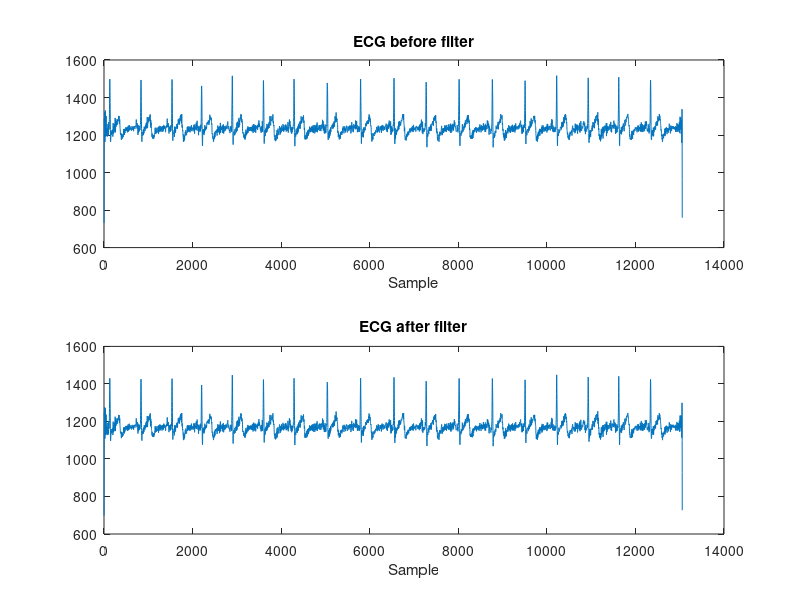
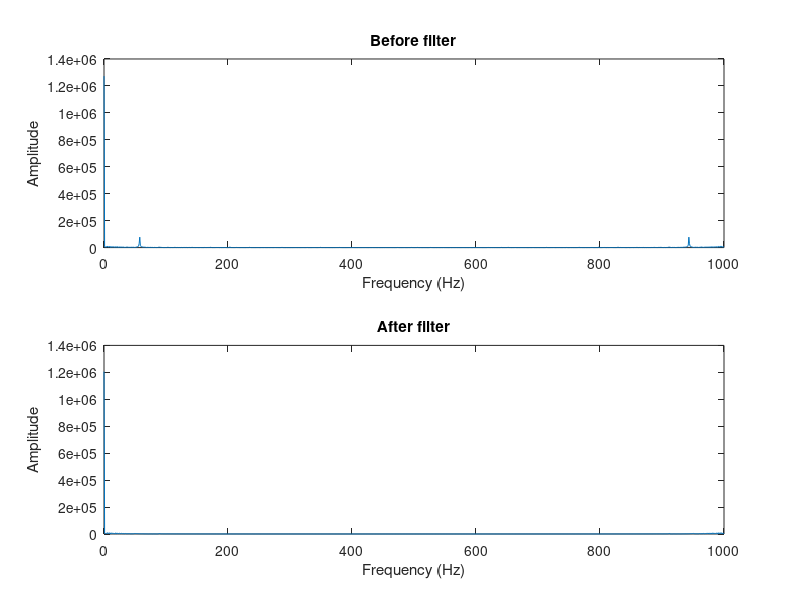

Recreate these plots in MATLAB, in order. (Note: this script raises an error after producing the figures.)
% ecg =VarName1;
ecg=load('ecg _mr Tai.txt');
fs=1000;
Lfft=1024;
N1=100;
h1_ecg=fir1(N1,95*2/fs,'low'); % fir 100Hz
N2=500;
h2_ecg=fir1(N2,[52*2/fs 62*2/fs],'stop');% fir 50Hz
N3=100;
h3_ecg=fir1(N3,0.5*2/fs,'high');

L_ecg=length(ecg);
y1_ecg=conv(h1_ecg,ecg);
L1_ecg=length(y1_ecg);
y1_ecg=y1_ecg((N1+1)/2:L1_ecg-(N1+1)/2); %remove delay
y2_ecg=conv(h2_ecg,y1_ecg);
L2_ecg=length(y2_ecg);
y2_ecg=y2_ecg((N2+1)/2:L2_ecg-(N2+1)/2); %remove delay
y3_ecg=conv(y2_ecg,h3_ecg,'same');

figure;
subplot(211);plot(y2_ecg);
xlabel('Sample');
title('ECG before filter');
% subplot(212);plot(y2_ecg); 
subplot(212);plot(y3_ecg); 
xlabel('Sample');
title('ECG after filter');

figure;
subplot(211);plot(linspace(0,fs,Lfft),abs(fft(ecg,Lfft)));
xlabel('Frequency (Hz)');
ylabel('Amplitude');
title('Before filter');
subplot(212);plot(linspace(0,fs,Lfft),abs(fft(y3_ecg,Lfft)));
xlabel('Frequency (Hz)');
ylabel('Amplitude');
title('After filter');

%===================R_detection on ECG===================%
ecg_signal=y3_ecg;
slp=slope(ecg_signal,12);% xet do doc cua tin hieu tham so dau vao: tin hieu va buoc nhay cua doc

high=high_detection(slp,200); % xac dinh diem dinh cua moi doc

min_high=10000;
for i=1:length(high)-3;
    high_point=slp(high(i));
    for j=i:i+3
        if slp(high(j))>high_point
            high_point=slp(high(j));
        end
    end
    if(high_point<min_high)
        min_high=high_point;
    end

end

threshold1=2*min_high;
noise_peak=high(slp(high)>threshold1);
high(slp(high)>threshold1)=[];

threshold2=0.76*(max(slp(high))+min(slp(high)))/2;
high(slp(high)<threshold2)=[];

peak=zeros(length(high),1);
n=75;
for i=1:length(high)
    max_point=ecg_signal(high(i));
    max_index=0;
    for j=-n:n
        if ecg_signal(high(i)+j)> max_point
            max_point=ecg_signal(high(i)+j);
            max_index=high(i)+j;
        end
    end
    peak(i)= max_index;
end
peak(peak==0)=[];

slp1=zeros(length(ecg_signal),1);
n1=30;
for i=1+n1:length(ecg_signal)
    if ecg_signal(i)> ecg_signal(i-n1)
        slp1(i)=ecg_signal(i)-ecg_signal(i-n1);
    else
        slp1(i)=0;
    end
end

slp1=slp1.^2;

threshold3=0.4*(min(slp1(peak))+ max(slp1(peak)))/2;
peak(slp1(peak)<threshold3)=[];
slp1(slp1<threshold3)=0;

R_peak=peak;

figure;
plot(ecg_signal);hold on;
plot(R_peak,ecg_signal(R_peak),'ro','MarkerEdgeColor','r','MarkerFaceColor','r','MarkerSize',6);
xlabel('Sample');
title('R points-ECG signal');

%===================Heart rate estimation===================%

HR=zeros(length(R_peak),1);
for i=2:length(R_peak)              % HR(1)=0
    j=find(noise_peak < R_peak(i),1,'last');
        if noise_peak(j)>R_peak(i-1)
            HR(i)=0;
        else
            HR(i)=60*fs/(R_peak(i)-R_peak(i-1));
        end
end

figure;
stem(HR,'ro','MarkerEdgeColor','b','MarkerFaceColor','b','MarkerSize',6);
title('Heart Rate');
